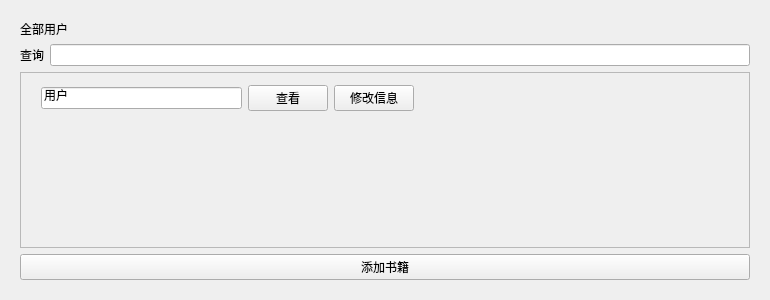
<?xml version="1.0" encoding="UTF-8"?>
<ui version="4.0">
 <class>Form</class>
 <widget class="QWidget" name="Form">
  <property name="geometry">
   <rect>
    <x>0</x>
    <y>0</y>
    <width>770</width>
    <height>300</height>
   </rect>
  </property>
  <property name="windowTitle">
   <string>用户管理子界面</string>
  </property>
  <layout class="QGridLayout" name="gridLayout">
   <item row="0" column="0">
    <widget class="QWidget" name="widget_2" native="true">
     <layout class="QVBoxLayout" name="verticalLayout_4">
      <item>
       <widget class="QLabel" name="label_8">
        <property name="text">
         <string>全部用户</string>
        </property>
       </widget>
      </item>
      <item>
       <layout class="QHBoxLayout" name="horizontalLayout_9">
        <item>
         <widget class="QLabel" name="label_10">
          <property name="text">
           <string>查询</string>
          </property>
         </widget>
        </item>
        <item>
         <widget class="QLineEdit" name="lineEdit_4">
          <property name="text">
           <string/>
          </property>
         </widget>
        </item>
       </layout>
      </item>
      <item>
       <widget class="QScrollArea" name="scrollArea">
        <property name="widgetResizable">
         <bool>true</bool>
        </property>
        <widget class="QWidget" name="scrollAreaWidgetContents">
         <property name="geometry">
          <rect>
           <x>0</x>
           <y>0</y>
           <width>724</width>
           <height>164</height>
          </rect>
         </property>
         <widget class="QWidget" name="layoutWidget_3">
          <property name="geometry">
           <rect>
            <x>20</x>
            <y>10</y>
            <width>373</width>
            <height>30</height>
           </rect>
          </property>
          <layout class="QHBoxLayout" name="horizontalLayout_10">
           <item>
            <widget class="QLineEdit" name="lineEdit">
             <property name="text">
              <string>用户</string>
             </property>
            </widget>
           </item>
           <item>
            <widget class="QPushButton" name="pushButton_9">
             <property name="text">
              <string>查看</string>
             </property>
            </widget>
           </item>
           <item>
            <widget class="QPushButton" name="pushButton_8">
             <property name="text">
              <string>修改信息</string>
             </property>
            </widget>
           </item>
          </layout>
         </widget>
        </widget>
       </widget>
      </item>
      <item>
       <widget class="QPushButton" name="pushButton">
        <property name="text">
         <string>添加书籍</string>
        </property>
       </widget>
      </item>
     </layout>
    </widget>
   </item>
  </layout>
 </widget>
 <resources/>
 <connections/>
</ui>
